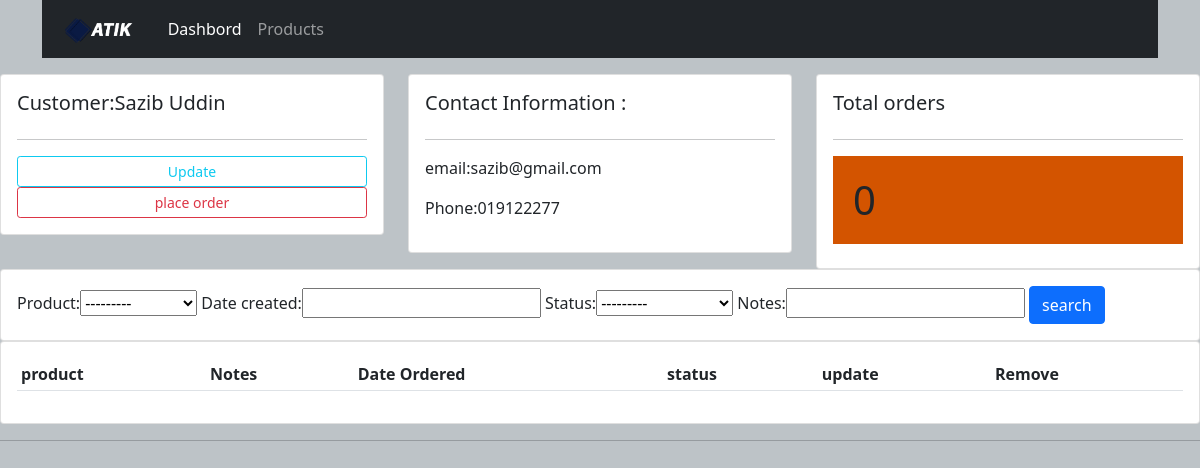
/customer/3/, run on the app's committed database.
### accounts/models.py (models this page shows, shortened)
class Customer(models.Model):
    name = models.CharField(max_length=200)
    phone = models.CharField(max_length=200)
    email = models.CharField(max_length=200)
    date = models.DateTimeField(auto_now_add=True)

### accounts/views.py (the view)
# urls.py: path('customer/<str:pk>/', customer, name='customer'),
def customer(request, pk):
    customers = Customer.objects.get(id=pk)
    orders = customers.order_set.all()
    orders_count = orders.count()
    my_filter = OrderFilter(request.GET, queryset=orders)
    orders = my_filter.qs
    context = {'customer': customers, 'order': orders, 'orders_count': orders_count, 'myFilter': my_filter}
    return render(request, 'accounts/customer.html', context)

### accounts/models.py (called while the page is built)
    def __str__(self):
        return self.name

### templates/accounts/customer.html (shortened to what this page needs)
{% extends 'accounts/main.html' %}
{% block content %}
<div class="row">
    <div class="col-md">
        <div class="card card-body">
            <h5>Customer:{{ customer.name }}</h5>
            <hr>
            <a href="" class="btn btn-outline-info btn-sm btn-block">Update</a>
            <a href="" class="btn btn-outline-danger btn-sm btn-block">place order</a>
        </div>
    </div>
    <div class="col-md">
        <div class="card card-body">
            <h5>Contact Information :</h5>
            <hr>
            <p>email:{{customer.email }}</p>
            <p>Phone:{{ customer.phone }}</p>
        </div>
    </div>
    <div class="col-md">
        <div class="card card-body">
            <h5>Total orders</h5>
            <hr>
            <h1 style="text align:center;padding:20px;background-color:#d35400;">{{ orders_count }}</h1>
        </div>
    </div>
</div>
<div class="row">
    <div class="col">
        <div class="card card-body">
            <form action="" method="get">
                {{ myFilter.form  }}
                <button class="btn btn-primary" type="submit">search</button>
            </form>
        </div>
    </div>
</div>
<div class="row">
    <div class="col-md">
        <div class="card card-body">
            <table  class="table table-sm" >
                <tr>
                    <th>product</th>
                    <th>Notes</th>
                    <th>Date Ordered</th>
                    <th>status</th>
                    <th>update</th>
                    <th>Remove</th>
                </tr>
            </table>
        </div>
    </div>
</div>
{% endblock %}

### static/css/main.css (style rules this page uses)
body { background-color:#bdc3c7; }

### data on the page
Customer: name "Sazib Uddin", email "sazib@gmail.com", phone "019122277"

### other printed values
{{ orders_count }} "0"
